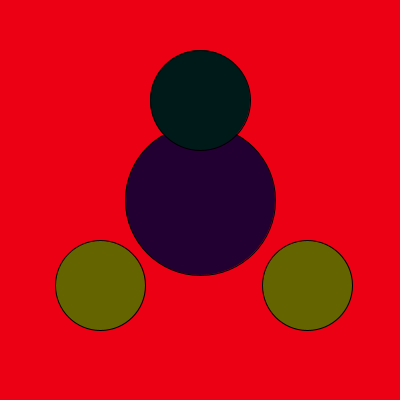
Frame 1 (no input)
Frame 60 (the mouse pressed at the canvas centre just before this capture): identical to frame 1, image omitted
Frame 120 (the mouse held since frame 60 and released just before this capture): identical to frame 1, image omitted

The Processing sketch that drew this single still picture (run headless with seeded random() and noise(); from frame 60 on, the mouse is pressed at the canvas centre):

// Processing sketch: processing_158510
// ── processing_158510.pde

int counter;

void setup() {
size(400,400);
}
void draw() {
background(235,0,20);
fill(35,0,50);
ellipse(width/2,height/2, 150, 150);
fill(0,25,25);
ellipse(width/2, height/4, 100,100);
fill(100,100,0);
ellipse(width/4, height/1.4, 90, 90);
fill(100, 100, 0);
ellipse(width/1.3, height/1.4, 90, 90);
}
